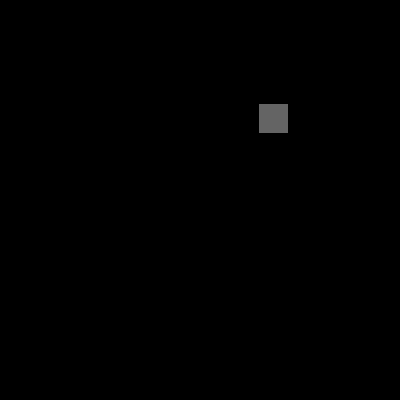
Frame 1 (no input)
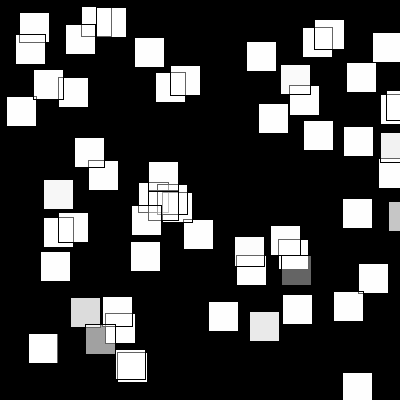
Frame 60 (the mouse pressed at the canvas centre just before this capture)
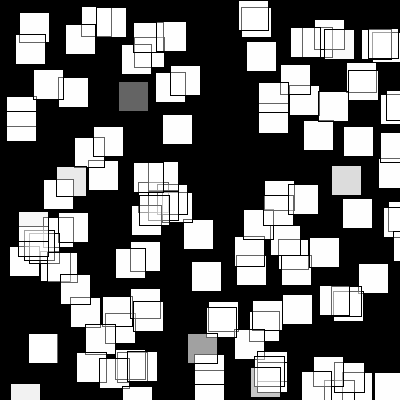
Frame 120 (the mouse held since frame 60 and released just before this capture)

The Processing sketch that drew these frames (run headless with seeded random() and noise(); from frame 60 on, the mouse is pressed at the canvas centre):

// Processing sketch: savepng
// ── savepng.pde
PGraphics alphaG;

void setup() {
size(400,400);
// create an extra pgraphics object for rendering on a transparent background
alphaG = createGraphics(width,height, JAVA2D);
 
// background will be transparent in the png-file
background(0);
}

void draw() {
 
 // draw into the pgraphics object
 alphaG.beginDraw();
   alphaG.fill(255,100);
   alphaG.rect(random(width), random(height), 30,30);
 alphaG.endDraw();
 
 // draw the second renderer into the window, so we can see something
 image(alphaG, 0,0);
}

void keyPressed() {
  alphaG.save("portef.png");
  println("portef.png saved.");
}
